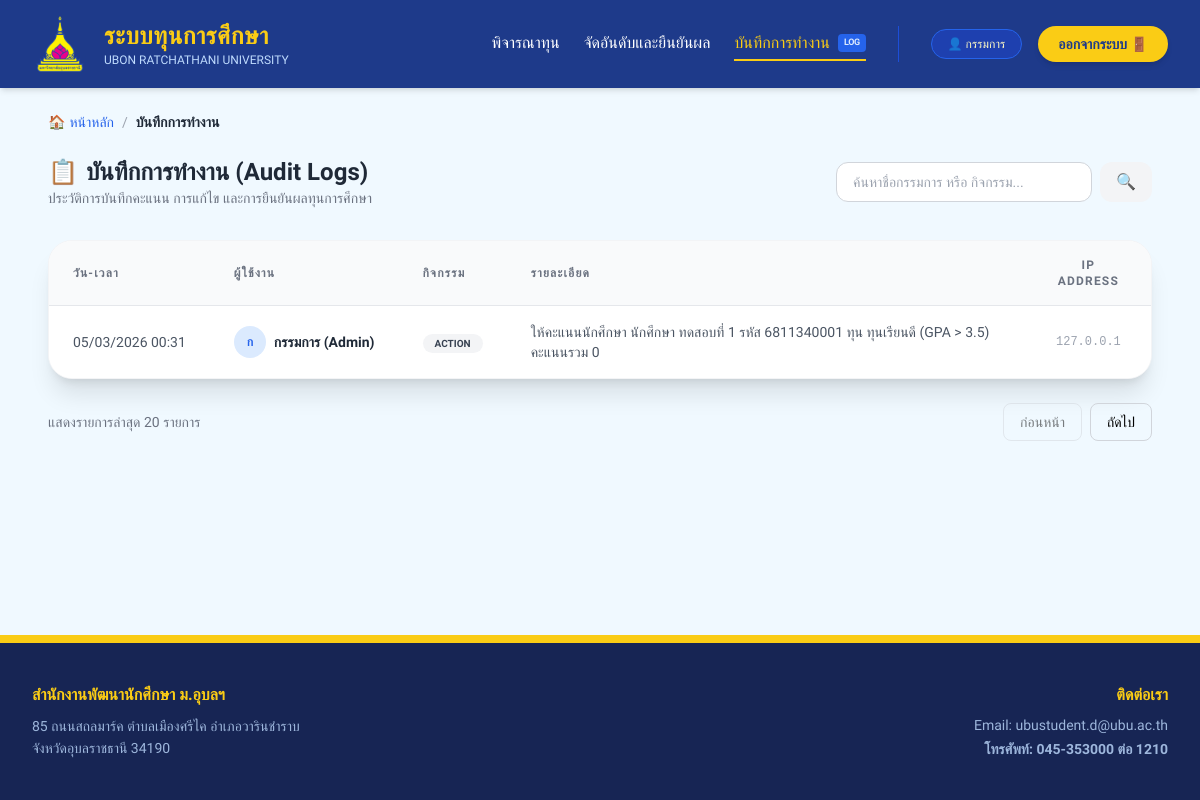
Page /director/audit_log on the earlier database version.
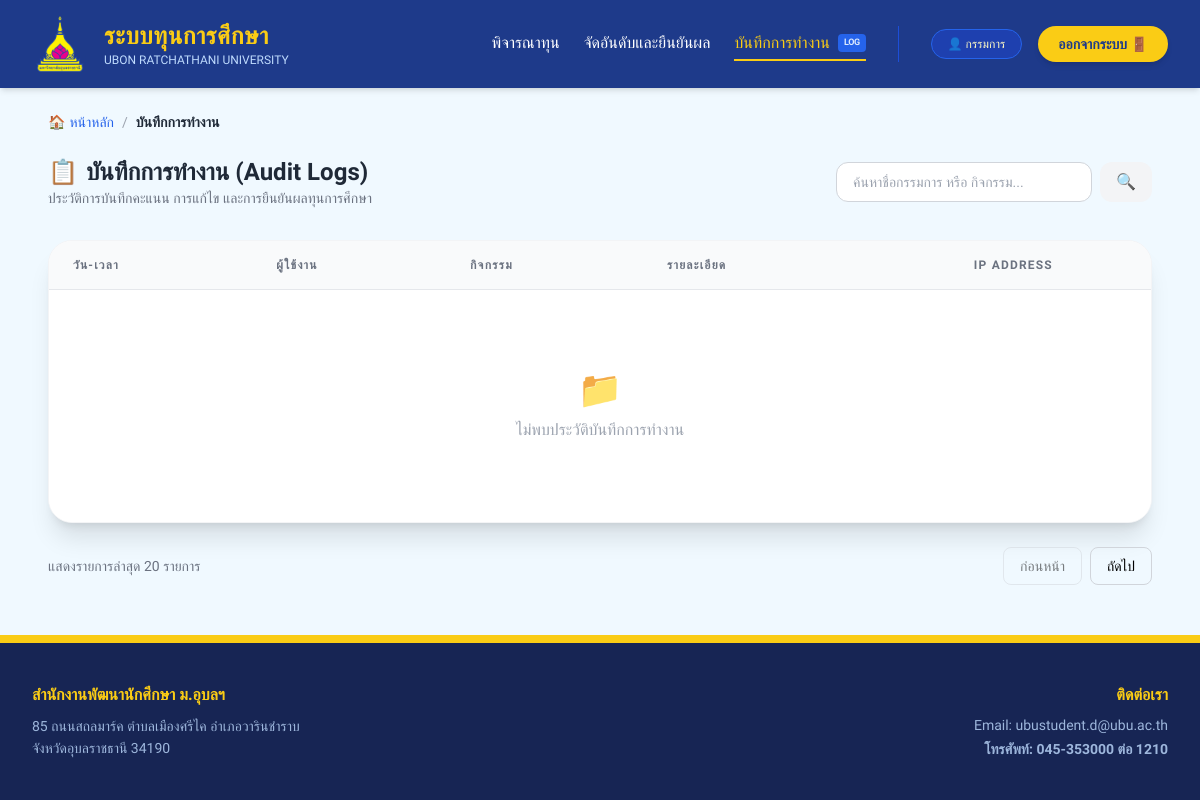
Same page on the later database version.
### models.py (models this page shows)
class AuditLog(db.Model):
    __tablename__ = 'audit_log'
    id = db.Column(db.Integer, primary_key=True)
    created_at = db.Column(db.DateTime, default=datetime.utcnow)
    officer_username = db.Column(db.String(50), nullable=False)  # ชื่อ/รหัสเจ้าหน้าที่
    officer_label = db.Column(db.String(50), nullable=True)      # ฉายาแสดง เช่น เจ้าหน้าที่(A)
    action = db.Column(db.String(50), nullable=False)            # ชนิดการทำงาน
    action_title = db.Column(db.String(100), nullable=True)      # ชื่อการกระทำภาษาไทย
    reference_id = db.Column(db.String(30), nullable=True)       # รหัสอ้างอิง เช่น APP345, SCH001
    details = db.Column(db.String(500))                          # คำอธิบายรายละเอียด
    status_after = db.Column(db.String(100), nullable=True)      # สถานะหลังแก้ไข/ปัจจุบัน
    previous_value = db.Column(db.String(200), nullable=True)    # ค่าเดิมก่อนแก้ไข

### routes/director_routes.py (the view)
@director_bp.route("/audit_log")
def audit_log():
    all_logs = AuditLog.query.order_by(AuditLog.timestamp.desc()).all()
    return render_template("director/audit_log.html", logs=all_logs)

### templates/director/audit_log.html (shortened to what this page needs)
{% extends "layouts/base_director.html" %}
{% block content %}
<div class="max-w-6xl mx-auto font-prompt p-6">
    <nav class="flex items-center text-sm font-medium mb-6 space-x-2 no-print">
        <a href="{{ url_for('director.home') }}" class="text-blue-600 hover:text-blue-800 transition flex items-center gap-1">
            <span>🏠</span> หน้าหลัก
        </a>
        <span class="text-gray-400">/</span>
        <span class="text-gray-800 font-bold">บันทึกการทำงาน</span>
    </nav>
    <div class="flex flex-col md:flex-row justify-between items-center mb-8 gap-4">
        <div>
            <h2 class="text-2xl font-extrabold text-gray-800 flex items-center gap-2">
                <span class="text-blue-600">📋</span> บันทึกการทำงาน (Audit Logs)
            </h2>
            <p class="text-gray-500 text-sm">ประวัติการบันทึกคะแนน การแก้ไข และการยืนยันผลทุนการศึกษา</p>
        </div>
        <div class="flex gap-2 w-full md:w-auto">
            <input type="text" id="logSearch" placeholder="ค้นหาชื่อกรรมการ หรือ กิจกรรม..."
                   class="w-full md:w-64 px-4 py-2 border border-gray-300 rounded-xl focus:ring-2 focus:ring-blue-500 outline-none text-sm transition">
            <button class="bg-gray-100 text-gray-600 px-4 py-2 rounded-xl hover:bg-gray-200 transition">
                <span>🔍</span>
            </button>
        </div>
    </div>
    <div class="bg-white shadow-xl rounded-3xl border border-gray-100 overflow-hidden">
        <table class="min-w-full divide-y divide-gray-200">
            <thead class="bg-gray-50">
                <tr>
                    <th class="px-6 py-4 text-left text-xs font-bold text-gray-500 uppercase tracking-widest">วัน-เวลา</th>
                    <th class="px-6 py-4 text-left text-xs font-bold text-gray-500 uppercase tracking-widest">ผู้ใช้งาน</th>
                    <th class="px-6 py-4 text-left text-xs font-bold text-gray-500 uppercase tracking-widest">กิจกรรม</th>
                    <th class="px-6 py-4 text-left text-xs font-bold text-gray-500 uppercase tracking-widest">รายละเอียด</th>
                    <th class="px-6 py-4 text-center text-xs font-bold text-gray-500 uppercase tracking-widest">IP Address</th>
                </tr>
            </thead>
            <tbody class="divide-y divide-gray-100 bg-white" id="logTableBody">
                {% for log in logs %}
                <tr class="hover:bg-gray-50 transition-colors">
                    <td class="px-6 py-4 whitespace-nowrap text-sm text-gray-600 font-medium">
                        {{ log.timestamp.strftime('%d/%m/%Y %H:%M') }}
                    </td>
                    <td class="px-6 py-4 whitespace-nowrap">
                        <div class="flex items-center gap-2">
                            <div class="w-8 h-8 rounded-full bg-blue-100 flex items-center justify-center text-blue-600 font-bold text-xs">
                                {{ log.user_name[0] }}
                            </div>
                            <span class="text-sm font-bold text-gray-800">{{ log.user_name }}</span>
                        </div>
                    </td>
                    <td class="px-6 py-4 whitespace-nowrap">
                        {% if 'ให้คะแนน' in log.action %}
                            <span class="bg-blue-100 text-blue-700 px-3 py-1 rounded-full text-[10px] font-bold uppercase">SCORING</span>
                        {% elif 'ยืนยัน' in log.action %}
                            <span class="bg-green-100 text-green-700 px-3 py-1 rounded-full text-[10px] font-bold uppercase">CONFIRM</span>
                        {% else %}
                            <span class="bg-gray-100 text-gray-700 px-3 py-1 rounded-full text-[10px] font-bold uppercase">ACTION</span>
                        {% endif %}
                    </td>
                    <td class="px-6 py-4 text-sm text-gray-600">
                        {{ log.details }}
                    </td>
                    <td class="px-6 py-4 text-center text-xs text-gray-400 font-mono">
                        {{ log.ip_address }}
                    </td>
                </tr>
                {% else %}
                <tr>
                    <td colspan="5" class="px-6 py-20 text-center text-gray-400">
                        <div class="flex flex-col items-center">
                            <span class="text-4xl mb-2">📁</span>
                            <p>ไม่พบประวัติบันทึกการทำงาน</p>
                        </div>
                    </td>
                </tr>
                {% endfor %}
            </tbody>
        </table>
    </div>
    <div class="mt-6 flex justify-between items-center no-print">
        <p class="text-sm text-gray-500">แสดงรายการล่าสุด 20 รายการ</p>
        <div class="flex gap-2">
            <button class="px-4 py-2 border border-gray-300 rounded-lg text-sm hover:bg-gray-50 disabled:opacity-50" disabled>ก่อนหน้า</button>
            <button class="px-4 py-2 border border-gray-300 rounded-lg text-sm hover:bg-gray-50">ถัดไป</button>
        </div>
    </div>
</div>
{% endblock %}

### templates/layouts/base_director.html
{% extends "layouts/base.html" %}
{% block nav_links %}
<a
  href="{{ url_for('director.scoring') }}"
  class="text-white hover:text-yellow-400 font-medium transition-colors border-b-2 {% if request.endpoint == 'director.scoring' %}border-yellow-400 text-yellow-400{% else %}border-transparent{% endif %} hover:border-yellow-400 py-1"
  >พิจารณาทุน</a
>
<a
  href="{{ url_for('director.ranking_selection') }}"
  class="text-white hover:text-yellow-400 font-medium transition-colors border-b-2 {% if request.endpoint == 'director.ranking_selection' %}border-yellow-400 text-yellow-400{% else %}border-transparent{% endif %} hover:border-yellow-400 py-1"
  >จัดอันดับและยืนยันผล</a
>
<a
  href="{{ url_for('director.audit_log') }}"
  class="text-white hover:text-yellow-400 font-medium transition-colors border-b-2 {% if request.endpoint == 'director.audit_log' %}border-yellow-400 text-yellow-400{% else %}border-transparent{% endif %} hover:border-yellow-400 py-1 flex items-center gap-2"
>
  <span>บันทึกการทำงาน</span>
  <span class="text-[9px] bg-blue-600 px-1.5 py-0.5 rounded text-blue-100 font-bold tracking-tighter"
    >LOG</span
  >
</a>
{% endblock %}
{% block role_name %}กรรมการ{% endblock %}

### templates/layouts/base.html (shortened to what this page needs)
<!DOCTYPE html>
<html lang="th">
<head>
    <script src="https://cdn.tailwindcss.com"></script>
    <link rel="stylesheet" href="https://cdn.jsdelivr.net/npm/swiper@11/swiper-bundle.min.css" />
</head>
<body class="bg-sky-50 min-h-screen flex flex-col m-0 p-0">
    <header class="bg-blue-900 text-white shadow-md w-full sticky top-0 z-50">
        <div class="w-full px-8 py-4 flex justify-between items-center">
            <div class="flex items-center gap-4">
                <div class="w-14 h-14">
                    <img src="{{ url_for('static', filename='images/ubu_logo.png') }}" alt="UBU Logo" class="w-full h-full object-contain">
                </div>
                <div>
                    <h1 class="text-2xl font-bold text-yellow-400 tracking-wide">ระบบทุนการศึกษา</h1>
                    <p class="text-xs text-blue-200 uppercase">Ubon Ratchathani University</p>
                </div>
            </div>
           <nav class="hidden md:flex items-center gap-8">
                <div class="flex gap-6">
                    {% block nav_links %}{% endblock %}
                </div>
                <div class="flex items-center gap-4 border-l border-blue-700 pl-8">
                    <a href="{% block profile_link %}{{ url_for('student.profile') }}{% endblock %}" class="bg-blue-800 hover:bg-blue-700 px-4 py-1.5 rounded-full text-xs border border-blue-600 text-yellow-100 flex items-center gap-2 transition-all cursor-pointer">
                        👤 {% block role_name %}{{ session.get('user_data', {}).get('name', 'นักศึกษา') }}{% endblock %}
                    </a>
                    <a href="/logout" class="bg-yellow-400 text-blue-900 px-5 py-2 rounded-full font-bold hover:bg-yellow-300 transition-all shadow-md text-sm">
                        ออกจากระบบ 🚪
                    </a>
                </div>
            </nav>
        </div>
    </header>
    <main class="flex-grow">
        {% block content %}{% endblock %}
    </main>
    <footer class="bg-blue-950 text-blue-200 py-10 px-8 w-full text-sm border-t-8 border-yellow-400">
        <div class="max-w-7xl mx-auto flex flex-col md:flex-row justify-between items-start gap-6">
            <div>
                <strong class="text-yellow-400 text-base block mb-2">สำนักงานพัฒนานักศึกษา ม.อุบลฯ</strong>
                <p class="opacity-80 leading-relaxed">
                    85 ถนนสถลมาร์ค ตำบลเมืองศรีไค อำเภอวารินชำราบ <br>
                    จังหวัดอุบลราชธานี 34190
                </p>
            </div>
            <div class="md:text-right">
                <strong class="text-yellow-400 text-base block mb-2">ติดต่อเรา</strong>
                <p class="opacity-80">Email: ubustudent.d@ubu.ac.th</p>
                <p class="opacity-80 font-bold mt-1">โทรศัพท์: 045-353000 ต่อ 1210</p>
            </div>
        </div>
    </footer>
</body>
</html>

### templates/layouts/base.html (style rules this page uses)
body { font-family: 'Prompt', sans-serif; }

Differences in the rows shown:
removed AuditLog: timestamp "05/03/2026 00:31", user_name "ก", user_name "กรรมการ (Admin)", action "ACTION", details "ให้คะแนนนักศึกษา นักศึกษา ทดสอบที่ 1 รหัส 6811340001 ทุน ทุนเรียนดี (GPA > 3.5) คะแนนรวม 0", ip_address "127.0.0.1"
Other differences:
text now shown: "📁 ไม่พบประวัติบันทึกการทำงาน"
